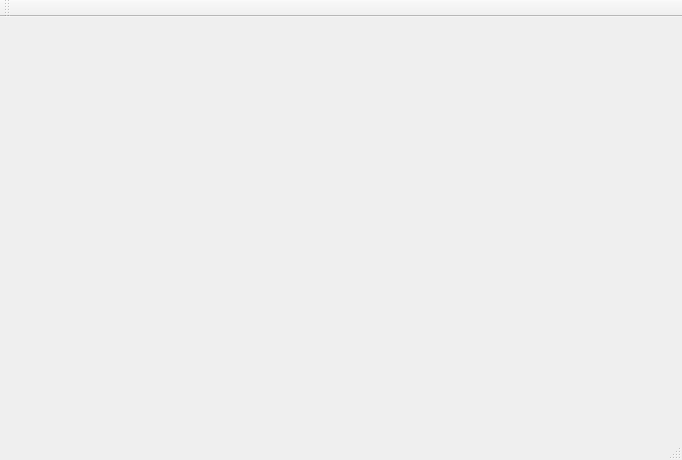
<?xml version="1.0" encoding="UTF-8"?>
<ui version="4.0">
 <class>MainWindow</class>
 <widget class="QMainWindow" name="MainWindow">
  <property name="geometry">
   <rect>
    <x>0</x>
    <y>0</y>
    <width>682</width>
    <height>460</height>
   </rect>
  </property>
  <property name="windowTitle">
   <string>MainWindow</string>
  </property>
  <widget class="QWidget" name="centralWidget">
   <widget class="QLabel" name="label">
    <property name="geometry">
     <rect>
      <x>50</x>
      <y>0</y>
      <width>281</width>
      <height>101</height>
     </rect>
    </property>
    <property name="text">
     <string>&lt;html&gt;&lt;head/&gt;&lt;body&gt;&lt;p&gt;&lt;img src=&quot;:/Desktop/logo.png&quot;/&gt;&lt;/p&gt;&lt;/body&gt;&lt;/html&gt;</string>
    </property>
   </widget>
  </widget>
  <widget class="QMenuBar" name="menuBar">
   <property name="geometry">
    <rect>
     <x>0</x>
     <y>0</y>
     <width>682</width>
     <height>22</height>
    </rect>
   </property>
  </widget>
  <widget class="QToolBar" name="mainToolBar">
   <attribute name="toolBarArea">
    <enum>TopToolBarArea</enum>
   </attribute>
   <attribute name="toolBarBreak">
    <bool>false</bool>
   </attribute>
  </widget>
  <widget class="QStatusBar" name="statusBar"/>
 </widget>
 <layoutdefault spacing="6" margin="11"/>
 <resources/>
 <connections/>
</ui>
